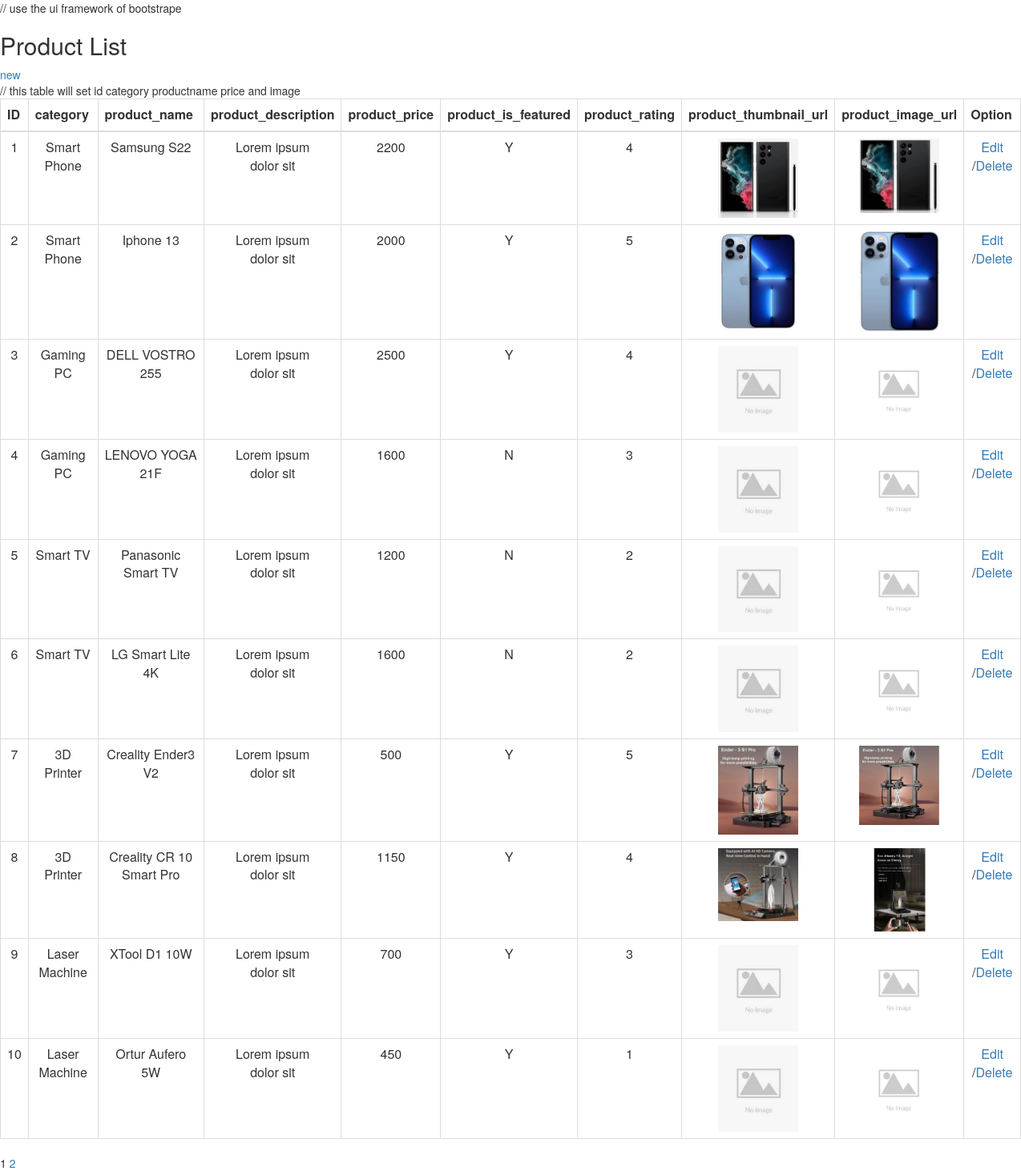
Page /g_list.php on the committed database.
### tables this page shows
CREATE TABLE `product` (
  `product_id` int(11) NOT NULL AUTO_INCREMENT,
  `category_id` int(11) DEFAULT NULL,
  `product_name` varchar(45) NOT NULL,
  `product_description` mediumtext,
  `product_price` int(11) NOT NULL DEFAULT '0',
  `product_is_featured` enum('Y','N') NOT NULL DEFAULT 'N',
  `product_rating` int(11) NOT NULL DEFAULT '0',
  `product_thumbnail_url` varchar(500) NOT NULL DEFAULT 'catalog/product/thumbnail/missing.jpg',
  `product_image_url` varchar(500) NOT NULL DEFAULT 'catalog/product/image/missing.jpg',
  PRIMARY KEY (`product_id`)
);

CREATE TABLE `category` (
  `category_id` int(11) NOT NULL,
  `category_name` varchar(45) NOT NULL,
  `category_description` mediumtext,
  `category_is_featured` enum('Y','N') NOT NULL DEFAULT 'N',
  `category_thumbnail_url` varchar(500) NOT NULL DEFAULT 'catalog/category/thumbnail/missing.jpg',
  `category_image_url` varchar(500) DEFAULT 'catalog/category/image/missing.jpg',
  PRIMARY KEY (`category_id`)
);

### g_list.php (the view, shortened to what this page needs)
<?php
include('conn.php');
?>
<link rel="stylesheet" href="https://cdn.staticfile.org/twitter-bootstrap/3.3.7/css/bootstrap.min.css">
<nav>
    <div>
    <div>
        <h2>Product List</h2>
        <a href="g_new.php">new</a>
    </div>
    <div>
        <ul class="nav navbar-nav">
<div>
	<div>
		// this table will set id category productname price and image
		<table class="table table-bordered" style="width: 100%">
			<thead>
				<tr>
					<th align="center" bgcolor="#FFFFFF" height="27">ID</th>
					<th align="center" bgcolor="#FFFFFF">category</th>
					<th align="center" bgcolor="#FFFFFF">product_name</th>
					<th align="center" bgcolor="#FFFFFF">product_description</th>
					<th align="center" bgcolor="#FFFFFF">product_price</th>
					<th align="center" bgcolor="#FFFFFF">product_is_featured</th>
					<th align="center" bgcolor="#FFFFFF">product_rating</th>
					<th align="center" bgcolor="#FFFFFF">product_thumbnail_url</th>
					<th align="center" bgcolor="#FFFFFF">product_image_url</th>
					<th align="center" bgcolor="#FFFFFF">Option</th>
				</tr>
			</thead>
		<tbody>
			<?php
				$p=isset($_GET['p'])?$_GET['p']:1;
				$sql="select * from product left join category c on c.category_id = product.category_id order by product.product_id ";
				$rs=mysqli_query($conn,$sql);
				$tiao=mysqli_num_rows($rs);
				$ye=ceil($tiao/10);
				$n=($p-1)*10;
			    $sql2="select * from product left join category c on c.category_id = product.category_id order by product.product_id  limit $n,10";
				$rs2=mysqli_query($conn,$sql2);
				while($row=mysqli_fetch_assoc($rs2)){
					echo '<tr>';
					echo '<td align="center" bgcolor="#FFFFFF">'.$row['product_id'].'</td>';
					echo '<td align="center" bgcolor="#FFFFFF">'.$row['category_name'].'</td>';
					echo '<td align="center" bgcolor="#FFFFFF">'.$row['product_name'].'</td>';
					echo '<td align="center" bgcolor="#FFFFFF" ><p style="width:100px;height:50px;overflow:hidden;">'.$row['product_description'].'</p></td>';
					echo '<td align="center" bgcolor="#FFFFFF">'.$row['product_price'].'</td>';
					echo '<td align="center" bgcolor="#FFFFFF">'.$row['product_is_featured'].'</td>';
					echo '<td align="center" bgcolor="#FFFFFF">'.$row['product_rating'].'</td>';
					echo '<td align="center" bgcolor="#FFFFFF"><img style="width:100px" src="'.$row['product_thumbnail_url'].'"></td>';
					echo '<td align="center" bgcolor="#FFFFFF"><img style="width:100px" src="'.$row['product_image_url'].'"></td>';
					echo '<td align="center" bgcolor="#FFFFFF">';
					echo '<a href="g_update.php?id='.$row['product_id'].'">Edit</a> /';
					echo '<a href="g_delete.php?id='.$row['product_id'].'" onclick="return
					confirm(\'are you really want to delete data？\')">Delete</a>';
					echo '</td>';
					echo '</tr>';
				}
				?>
		</table>
		<div class="layui-card-body ">
                            <div class="page">
                                <div>
<?php for($i=1;$i<=$ye;$i++):?>
	<?php if($p==$i){?>
		 <span class="current"><?php echo $i?></span>
	<?php }else{?>
                                  <a class="num " href="<?php if(empty($id)){?>
				g_list.php?p=<?php echo $i?>
			<?php }else{?>
				g_list.php?id=<?php echo $id?>&p=<?php echo $i?>
			<?php }?>"><?php echo $i?></a>
		<?php }?>
                                 <?php endfor?>
                                </div>
                            </div>
                        </div>
			</div>
			</div>

### rows in the picture
product: product_id "1", category.category_name "Smart Phone", product_name "Samsung S22", product_description "Lorem ipsum dolor sit…", product_price "2200", product_is_featured "Y", product_rating "4", product_thumbnail_url (picture), product_image_url (picture)
product: product_id "2", category.category_name "Smart Phone", product_name "Iphone 13", product_description "Lorem ipsum dolor sit…", product_price "2000", product_is_featured "Y", product_rating "5", product_thumbnail_url (picture), product_image_url (picture)
product: product_id "3", category.category_name "Gaming PC", product_name "DELL VOSTRO 255", product_description "Lorem ipsum dolor sit…", product_price "2500", product_is_featured "Y", product_rating "4", product_thumbnail_url (picture), product_image_url (picture)
product: product_id "4", category.category_name "Gaming PC", product_name "LENOVO YOGA 21F", product_description "Lorem ipsum dolor sit…", product_price "1600", product_is_featured "N", product_rating "3", product_thumbnail_url (picture), product_image_url (picture)
product: product_id "5", category.category_name "Smart TV", product_name "Panasonic Smart TV", product_description "Lorem ipsum dolor sit…", product_price "1200", product_is_featured "N", product_rating "2", product_thumbnail_url (picture), product_image_url (picture)
product: product_id "6", category.category_name "Smart TV", product_name "LG Smart Lite 4K", product_description "Lorem ipsum dolor sit…", product_price "1600", product_is_featured "N", product_rating "2", product_thumbnail_url (picture), product_image_url (picture)
product: product_id "7", category.category_name "3D Printer", product_name "Creality Ender3 V2", product_description "Lorem ipsum dolor sit…", product_price "500", product_is_featured "Y", product_rating "5", product_thumbnail_url (picture), product_image_url (picture)
product: product_id "8", category.category_name "3D Printer", product_name "Creality CR 10 Smart Pro", product_description "Lorem ipsum dolor sit…", product_price "1150", product_is_featured "Y", product_rating "4", product_thumbnail_url (picture), product_image_url (picture)
product: product_id "9", category.category_name "Laser Machine", product_name "XTool D1 10W", product_description "Lorem ipsum dolor sit…", product_price "700", product_is_featured "Y", product_rating "3", product_thumbnail_url (picture), product_image_url (picture)
product: product_id "10", category.category_name "Laser Machine", product_name "Ortur Aufero 5W", product_description "Lorem ipsum dolor sit…", product_price "450", product_is_featured "Y", product_rating "1", product_thumbnail_url (picture), product_image_url (picture)
